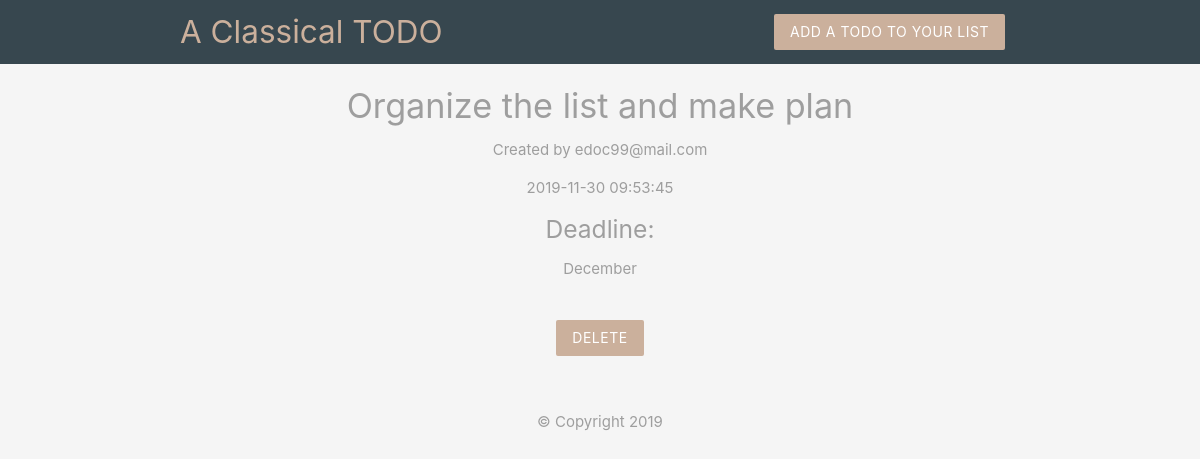
/details.php?id=11, run on the app's committed database.
### tables this page shows
CREATE TABLE `list` (
  `id` int(11) NOT NULL,
  `title` varchar(255) NOT NULL,
  `ingredients` varchar(255) NOT NULL,
  `email` varchar(255) NOT NULL,
  `created_at` timestamp NOT NULL DEFAULT current_timestamp()
);

### details.php (the view, shortened to what this page needs)
<?php
	include('config/db_connect.php');
	if(isset($_GET['id'])){
		$id = mysqli_real_escape_string($conn, $_GET['id']);
		$sql = "SELECT * FROM list WHERE id = $id";
		$result = mysqli_query($conn, $sql);
		$pizza = mysqli_fetch_assoc($result);
	}
?>
<!DOCTYPE html>
<html>
	<?php include('templates/header.php'); ?>
	<div class="container center grey-text">
		<?php if($pizza): ?>
			<h4><?php echo $pizza['title']; ?></h4>
			<p>Created by <?php echo $pizza['email']; ?></p>
			<p><?php echo date($pizza['created_at']); ?></p>
			<h5>Deadline:</h5>
			<p><?php echo $pizza['ingredients']; ?></p>
			<form action="details.php" method="POST">
				<input type="submit" name="delete" value="Delete" class="btn brand z-depth-0">
			</form>
		<?php else: ?>
			<h5>No such pizza exists.</h5>
		<?php endif ?>
	</div>
	<?php include('templates/footer.php'); ?>
</html>

### templates/header.php (style rules this page uses)
.brand { background: #cbb09c !important; }
form { max-width: 460px; margin: 20px auto; padding: 20px; }

### data on the page
list: title "Organize the list and make plan", email "edoc99@mail.com", created_at "2019-11-30 09:53:45", ingredients "December"
